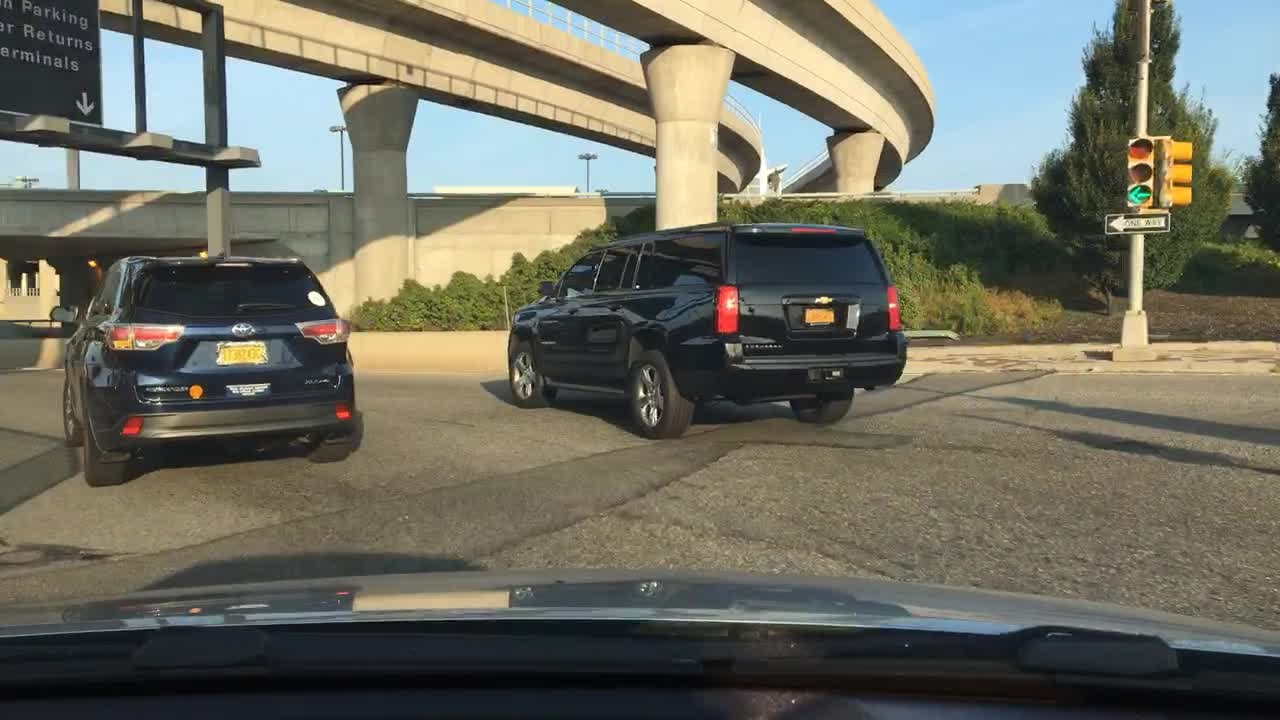
#> input picture multi_degraded_tiny/train/CLEAN_0000f77c-6257be58.jpg, 1280 x 720 px, found by its file name
$ python dataset_generator_tiny.py
#> lines starting #> are read from the running program, lines starting #| are printed output that depends on the picture
#> in build_multitask_dataset, bgr is the input picture: shape (720, 1280, 3); mean B, G, R 96.4, 109, 109.3
import os
import json
import random
import cv2
import numpy as np
import pandas as pd

BASE_DIR      = r"C:\ECE253Project"
IMAGES_ROOT   = os.path.join(BASE_DIR, "100k")
LABELS_ROOT   = os.path.join(BASE_DIR, "100k_labels")

OUT_ROOT      = os.path.join(BASE_DIR, "multi_degraded_tiny")
os.makedirs(OUT_ROOT, exist_ok=True)

MAX_IMAGES_PER_SPLIT = 5
N_SYNTHETIC_PER_IMAGE = 1

L_MIN_SYN = 5.0
L_MAX_SYN = 60.0
THETA_MIN_SYN = 0.0
THETA_MAX_SYN = 180.0

FOG_MIN = 0.3
FOG_MAX = 0.8
LOWLIGHT_BRIGHT_MIN = 0.2
LOWLIGHT_BRIGHT_MAX = 0.5
LOWLIGHT_GAMMA_MIN = 1.2
LOWLIGHT_GAMMA_MAX = 1.8

ALL_CODES = ["1", "2", "3", "12", "13", "23", "123"]

FOG_WEATHERS = {"foggy"}
LOWLIGHT_TOD = {"night", "dawn/dusk"}


def motion_blur(img_rgb, L=15, theta=45):
#> called with L = 35.18, theta = 128.7
    ksize = max(3, int(L))
    if ksize % 2 == 0:
        ksize += 1
    kernel = np.zeros((ksize, ksize), dtype=np.float32)
    kernel[ksize // 2, :] = 1.0
    M = cv2.getRotationMatrix2D((ksize/2 - 0.5, ksize/2 - 0.5), theta, 1)
    kernel = cv2.warpAffine(kernel, M, (ksize, ksize),
                            flags=cv2.INTER_LINEAR,
                            borderMode=cv2.BORDER_REFLECT)
    kernel /= kernel.sum()
    return cv2.filter2D(img_rgb, -1, kernel, borderType=cv2.BORDER_REFLECT)
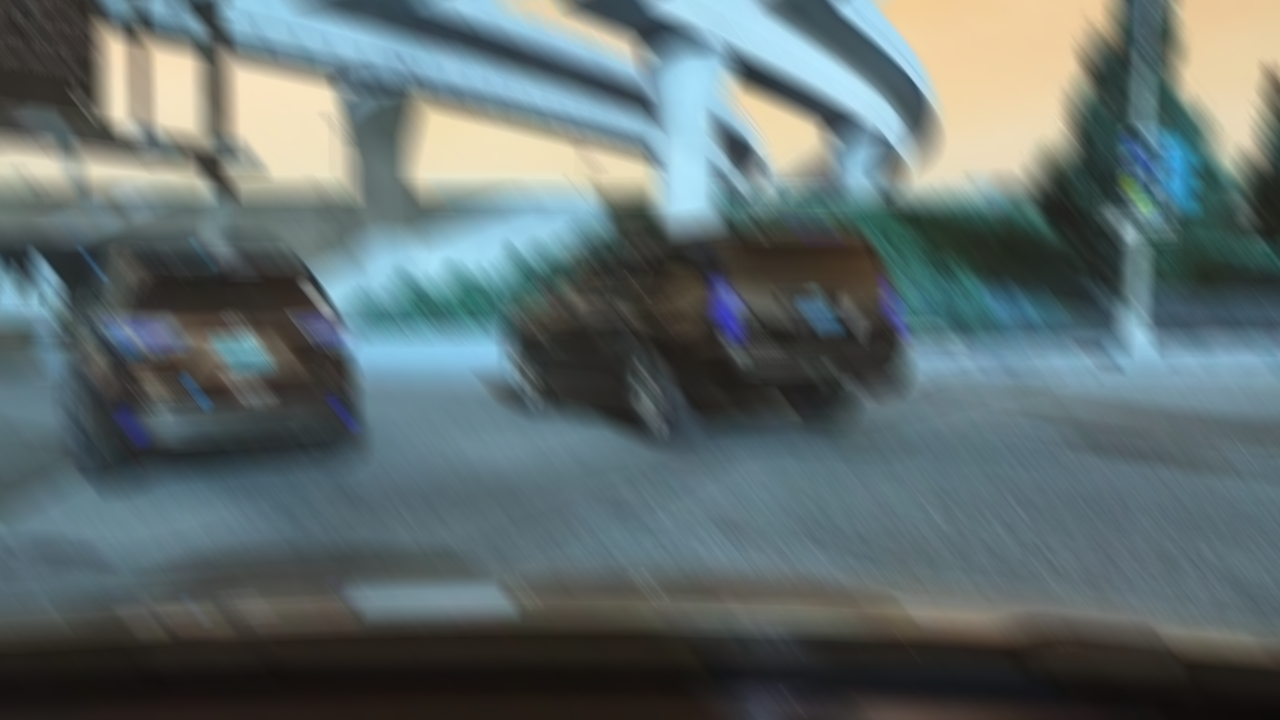
#> returned value: shape (720, 1280, 3); mean of channels 0, 1, 2 109.3, 109, 96.4; drawn as B, G, R


def add_fog(img_rgb, strength=0.5):
#> called with strength = 0.601
    img = img_rgb.astype(np.float32) / 255.0
    A = np.array([0.9, 0.9, 0.9], dtype=np.float32).reshape(1, 1, 3)
    fogged = (1 - strength) * img + strength * A
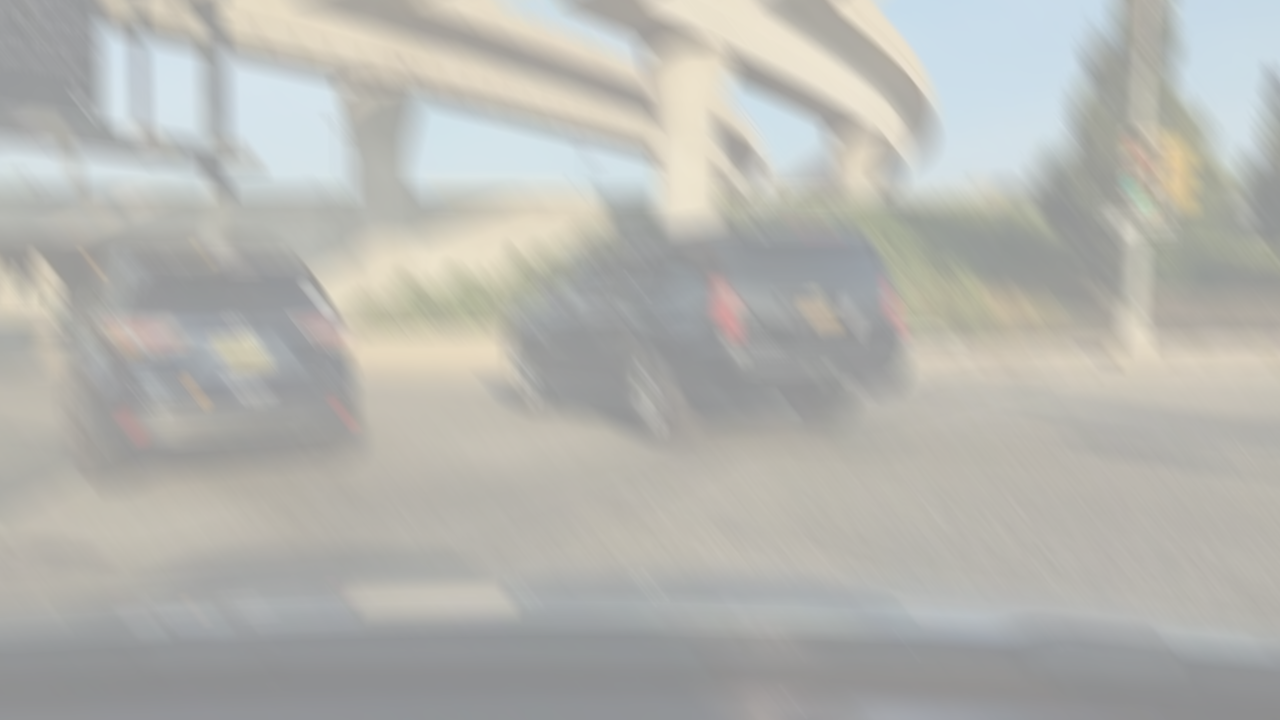
#> fogged: shape (720, 1280, 3) float32; mean R, G, B 0.712, 0.711, 0.692
    return np.clip(fogged * 255, 0, 255).astype(np.uint8)


def add_low_light(img_rgb, brightness=0.4, gamma=1.5):
#> called with brightness = 0.363, gamma = 1.45
    img = (img_rgb.astype(np.float32) / 255.0) * brightness
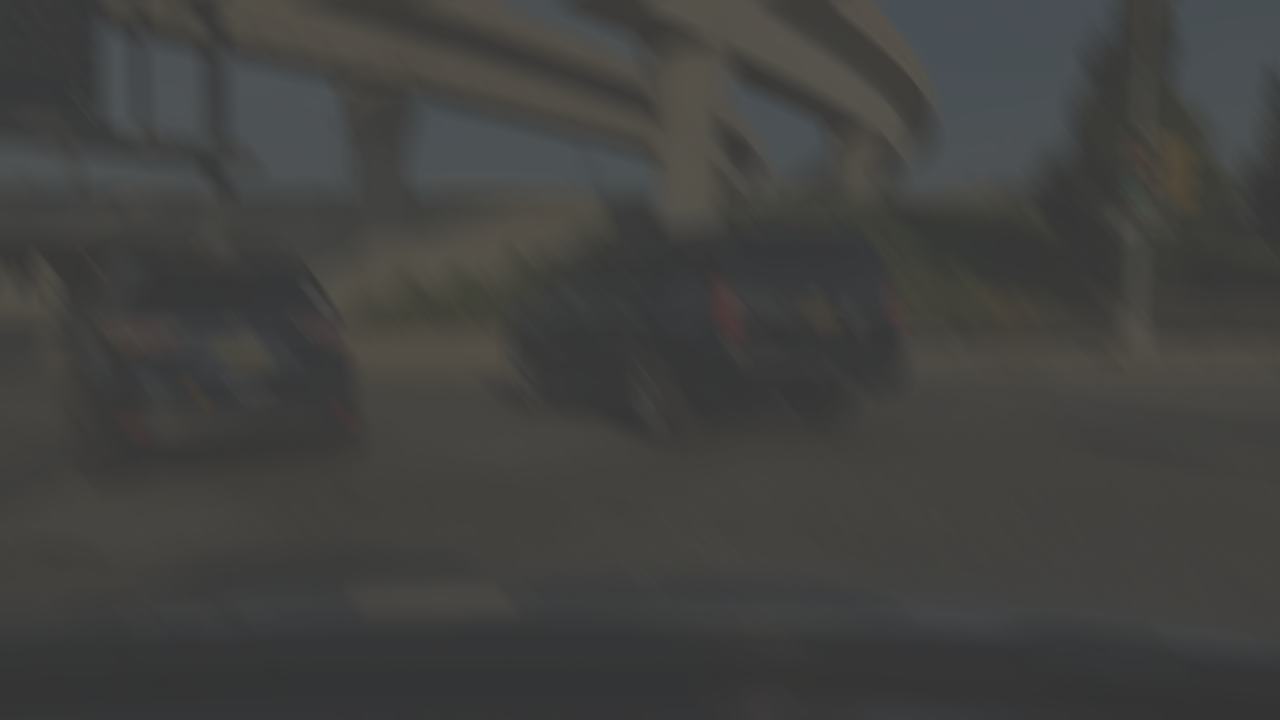
#> img: shape (720, 1280, 3) float32; mean R, G, B 0.258, 0.258, 0.251
    img = np.power(img, gamma)
    return np.clip(img * 255, 0, 255).astype(np.uint8)
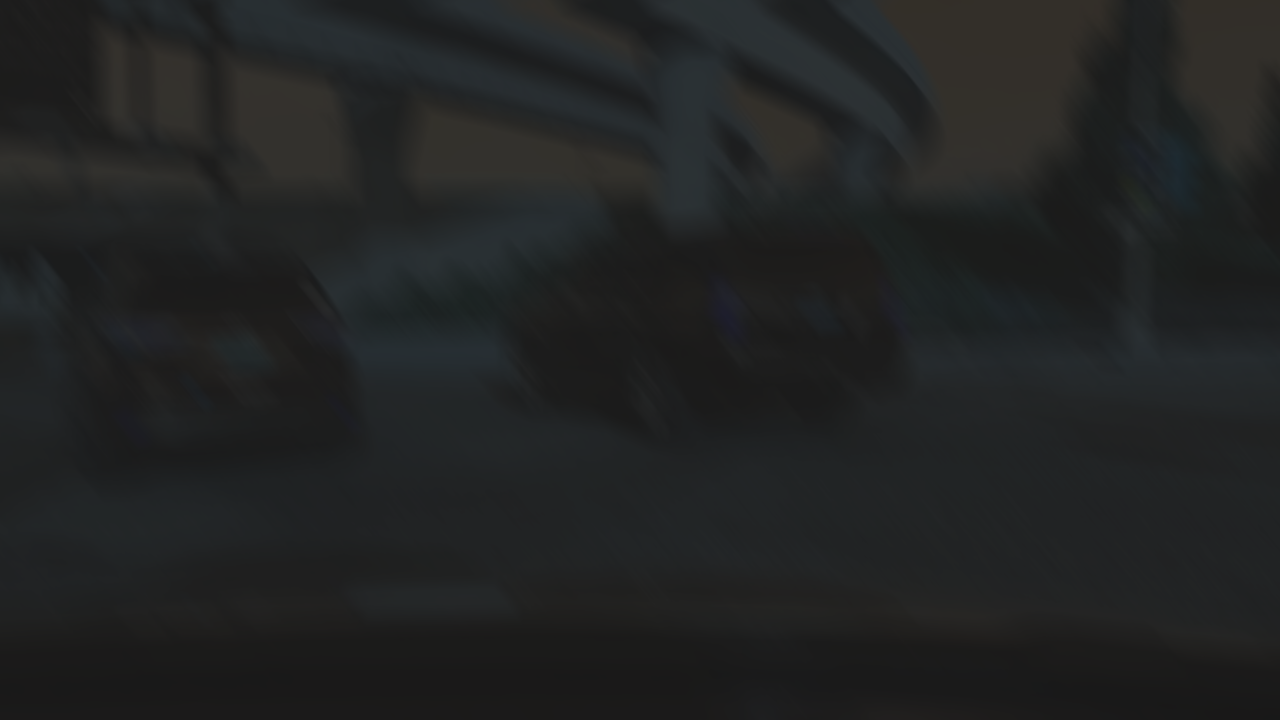
#> returned value: shape (720, 1280, 3); mean of channels 0, 1, 2 35.3, 35.2, 33.8; drawn as B, G, R


def read_attributes(json_path):
    if not os.path.exists(json_path):
        return None, None
    with open(json_path, "r") as f:
        data = json.load(f)
    attrs = data.get("attributes", {})
    return attrs.get("weather", None), attrs.get("timeofday", None)


def is_natural_fog(weather):
    return weather in FOG_WEATHERS if weather else False


def is_natural_lowlight(tod):
    return tod in LOWLIGHT_TOD if tod else False


def build_multitask_dataset():
    rows = []

    for split in ["train", "val", "test"]:
        img_dir = os.path.join(IMAGES_ROOT, split)
        label_dir = os.path.join(LABELS_ROOT, split)
        out_split_dir = os.path.join(OUT_ROOT, split)
        os.makedirs(out_split_dir, exist_ok=True)

        img_files = [f for f in os.listdir(img_dir) if f.lower().endswith(".jpg")]
        img_files.sort()
        img_files = img_files[:MAX_IMAGES_PER_SPLIT]

        for fname in img_files:
            img_path = os.path.join(img_dir, fname)
            base, _ = os.path.splitext(fname)
            json_path = os.path.join(label_dir, base + ".json")

            bgr = cv2.imread(img_path)
            if bgr is None:
                continue
            rgb = cv2.cvtColor(bgr, cv2.COLOR_BGR2RGB)

            weather, tod = read_attributes(json_path)
            nat_fog = is_natural_fog(weather)
            nat_low = is_natural_lowlight(tod)

            clean_name = f"CLEAN_{fname}"
            clean_out_path = os.path.join(out_split_dir, clean_name)
            cv2.imwrite(clean_out_path, cv2.cvtColor(rgb, cv2.COLOR_RGB2BGR))

            rows.append({
                "set": split,
                "filepath": clean_out_path,
                "blur_present": 0,
                "fog_present": int(nat_fog),
                "lowlight_present": int(nat_low),
                "L": 0.0,
                "theta": 0.0,
                "natural_fog": int(nat_fog),
                "natural_lowlight": int(nat_low),
                "synthetic_code": "0"
            })

            candidate_codes = [
                code for code in ALL_CODES
                if not (nat_fog and "2" in code)
                and not (nat_low and "3" in code)
            ]
            if not candidate_codes:
                candidate_codes = ["1"]

            code = random.choice(candidate_codes)
            deg = rgb.copy()

            blur_present = 0
            fog_present = int(nat_fog)
            low_present = int(nat_low)

            L = 0.0
            theta = 0.0

            if "1" in code:
                L = float(np.random.uniform(L_MIN_SYN, L_MAX_SYN))
                theta = float(np.random.uniform(THETA_MIN_SYN, THETA_MAX_SYN))
                deg = motion_blur(deg, L, theta)
                blur_present = 1

            if "2" in code:
                fs = float(np.random.uniform(FOG_MIN, FOG_MAX))
                deg = add_fog(deg, fs)
                fog_present = 1

            if "3" in code:
                b = float(np.random.uniform(LOWLIGHT_BRIGHT_MIN, LOWLIGHT_BRIGHT_MAX))
                g = float(np.random.uniform(LOWLIGHT_GAMMA_MIN, LOWLIGHT_GAMMA_MAX))
                deg = add_low_light(deg, b, g)
                low_present = 1

            out_name = f"DEG_{code}_{fname}"
            out_path = os.path.join(out_split_dir, out_name)
            cv2.imwrite(out_path, cv2.cvtColor(deg, cv2.COLOR_RGB2BGR))

            rows.append({
                "set": split,
                "filepath": out_path,
                "blur_present": blur_present,
                "fog_present": fog_present,
                "lowlight_present": low_present,
                "L": L,
                "theta": theta,
                "natural_fog": int(nat_fog),
                "natural_lowlight": int(nat_low),
                "synthetic_code": code
            })

    df = pd.DataFrame(rows)
    csv_path = os.path.join(OUT_ROOT, "labels_multitask_tiny.csv")
    df.to_csv(csv_path, index=False)
    print("Done. Wrote:", csv_path)


if __name__ == "__main__":
#> (the run stopped early here; a loop or call above may not have finished)
